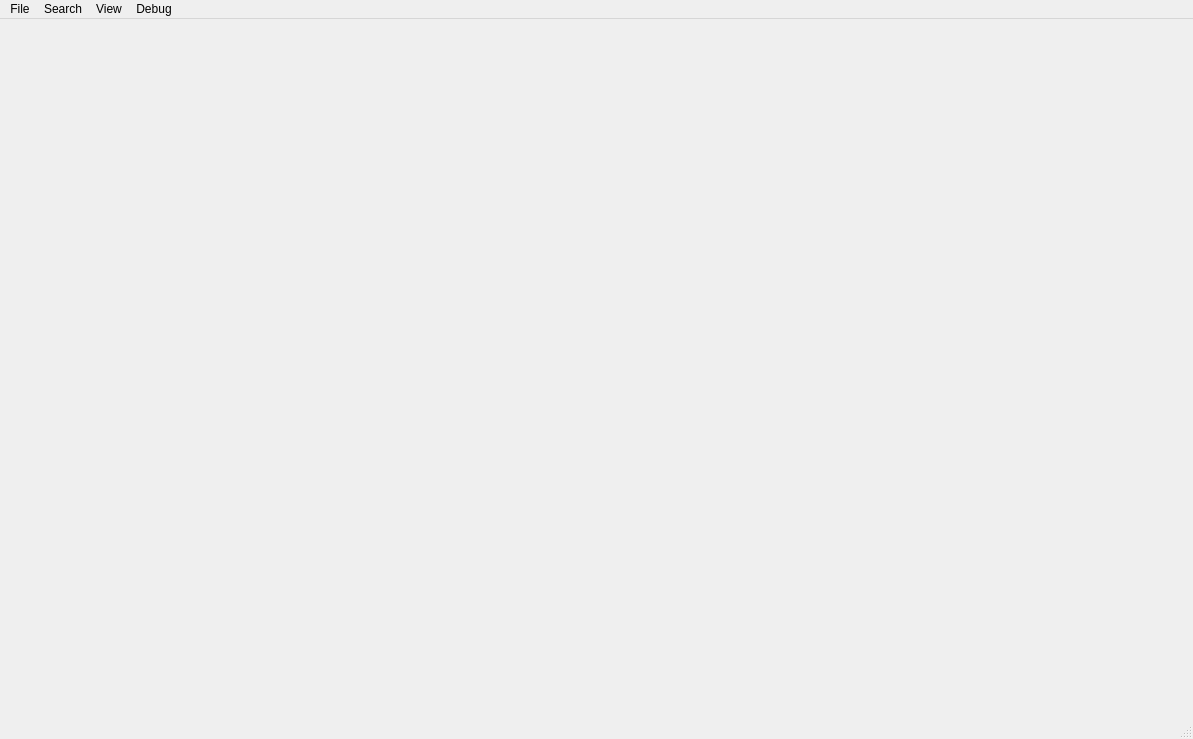
<?xml version="1.0" encoding="UTF-8"?>
<ui version="4.0">
 <class>MainWindow</class>
 <widget class="QMainWindow" name="MainWindow">
  <property name="geometry">
   <rect>
    <x>0</x>
    <y>0</y>
    <width>1193</width>
    <height>739</height>
   </rect>
  </property>
  <property name="windowTitle">
   <string>MainWindow</string>
  </property>
  <widget class="QWidget" name="centralwidget"/>
  <widget class="QMenuBar" name="menubar">
   <property name="geometry">
    <rect>
     <x>0</x>
     <y>0</y>
     <width>1193</width>
     <height>21</height>
    </rect>
   </property>
   <widget class="QMenu" name="menuFile">
    <property name="title">
     <string>File</string>
    </property>
    <addaction name="actionOpen_File"/>
    <addaction name="separator"/>
    <addaction name="actionExit"/>
   </widget>
   <widget class="QMenu" name="menuSearch">
    <property name="title">
     <string>Search</string>
    </property>
   </widget>
   <widget class="QMenu" name="menuView">
    <property name="title">
     <string>View</string>
    </property>
   </widget>
   <widget class="QMenu" name="menuDebug">
    <property name="title">
     <string>Debug</string>
    </property>
   </widget>
   <addaction name="menuFile"/>
   <addaction name="menuSearch"/>
   <addaction name="menuView"/>
   <addaction name="menuDebug"/>
  </widget>
  <widget class="QStatusBar" name="statusbar"/>
  <action name="actionOpen_File">
   <property name="text">
    <string>Open File</string>
   </property>
  </action>
  <action name="actionExit">
   <property name="text">
    <string>Exit</string>
   </property>
  </action>
 </widget>
 <resources/>
 <connections/>
</ui>
